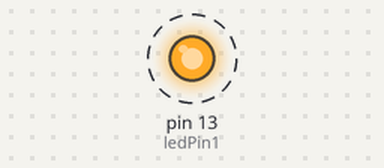
Bench run of a sketch on a simulated Arduino Uno, built with avr-gcc and run on an emulated ATmega328P. Parts: output pins drawn as LEDs (lit = HIGH). Dashed ring = blinking.

Above: at 0.1 s.
Timing chart, 0 to 3.0 s (numbered marks = the images above):
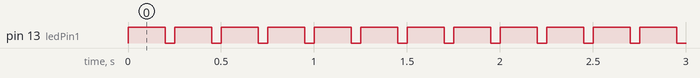

The sketch:

blinkPlus.ino
```cpp
int ledPin1 = 13;

void setup() {
  // put your setup code here, to run once:
  pinMode(ledPin1, OUTPUT);
}

void loop() {
  // put your main code here, to run repeatedly:
  digitalWrite(ledPin1, HIGH);
  delay(200);
  digitalWrite(ledPin1, LOW);
  delay(50);
}
```

Measured:
- by itself, pin 13 (ledPin1): alternates HIGH for 0.20 s and LOW for 0.05 s
